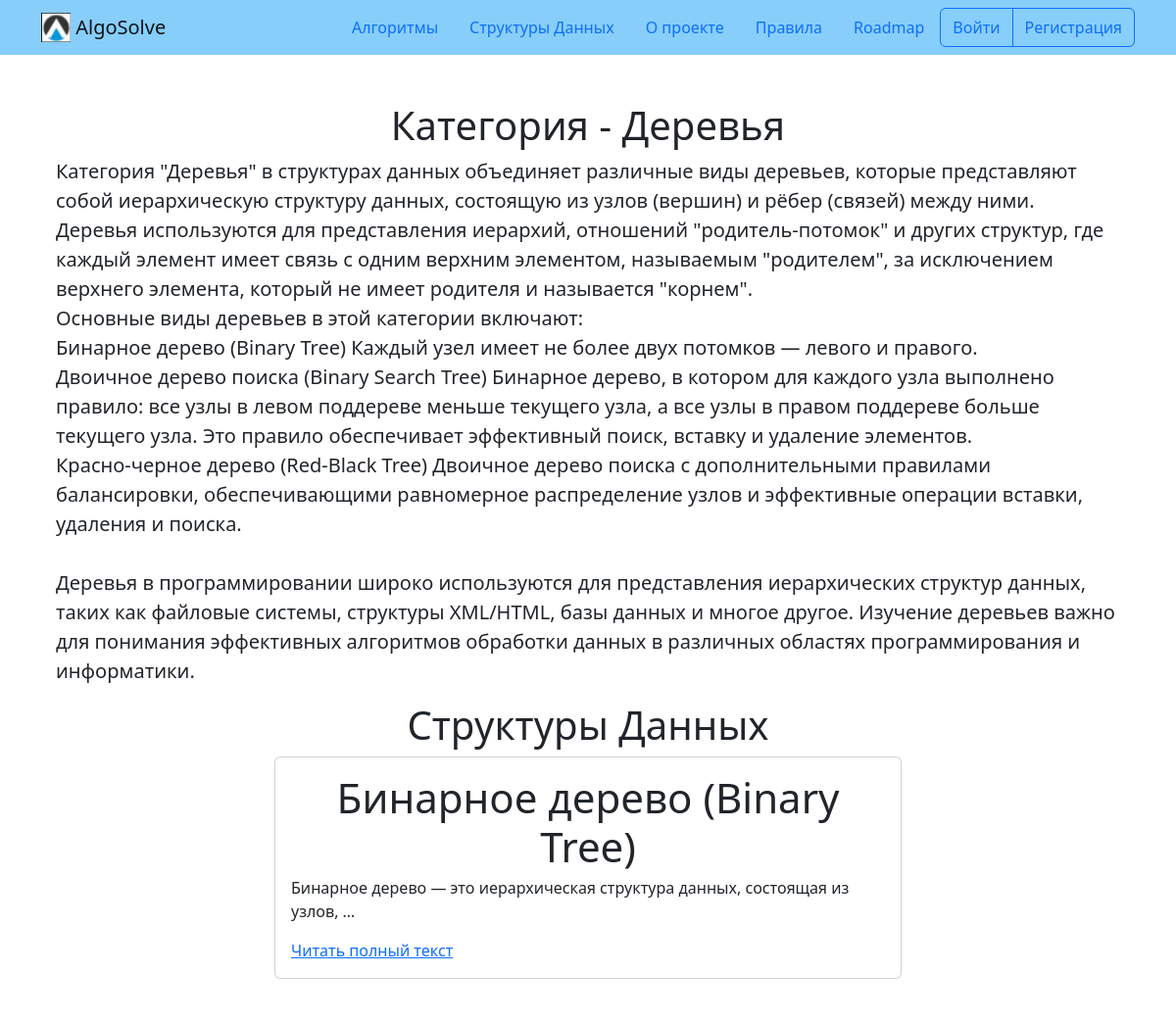
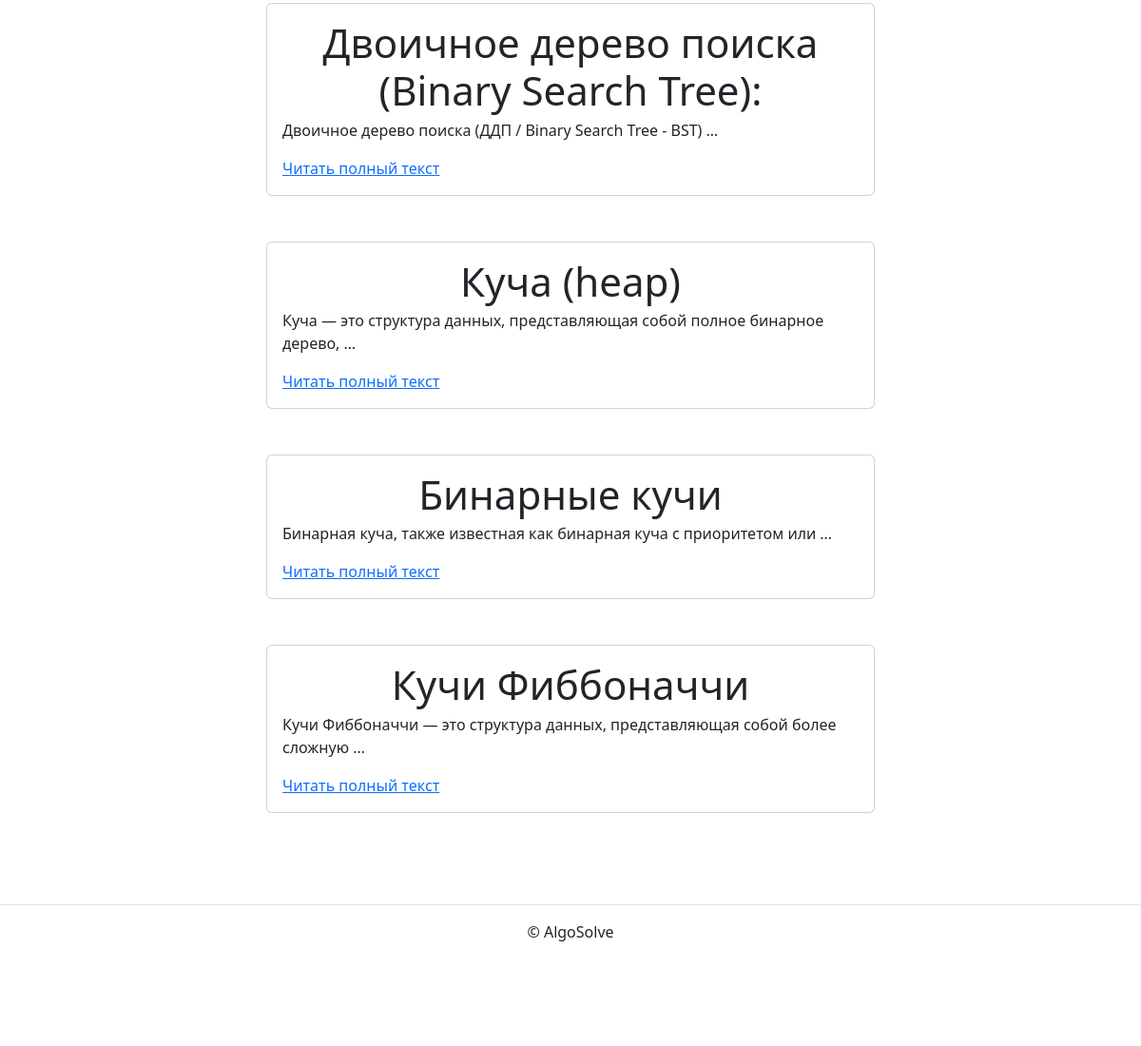
The page /data_structures/category_structure_detail/derevya/ on the database its author committed (2 pictures, top to bottom).
### structure/models.py (models this page shows, shortened)
class BaseModel(models.Model):
    is_published = models.BooleanField(
        default=True,
        verbose_name='Опубликовано',
        help_text='Снимите галочку, чтобы скрыть публикацию.'
    )
    created_at = models.DateTimeField(
        auto_now_add=True,
        verbose_name='Добавлено'
    )
    class Meta:
        abstract = True

class CategoryDateStructure(BaseModel):
    title = models.CharField(verbose_name='Название', max_length=256)
    description = models.TextField(verbose_name='Описание', max_length=10000)
    slug = models.SlugField(
        unique=True,
        blank=True,
        verbose_name='Идентификатор',
        help_text=('Идентификатор страницы для URL; '
                   'разрешены символы латиницы, цифры, дефис и подчёркивание.')
    )
    class Meta:
        verbose_name = 'категория'
        verbose_name_plural = 'Категории'

class DataStructure(BaseModel):
    category = models.ForeignKey(
        CategoryDateStructure,
        on_delete=models.SET_NULL,
        null=True,
        related_name='data_structures'
    )
    title = models.CharField(verbose_name='Название', max_length=256)
    description = models.TextField(verbose_name='Описание', max_length=10000)
    theory = models.TextField(verbose_name='Принцип работы', max_length=10000)
    realization = models.TextField(verbose_name='Реализация', max_length=10000)
    example = models.TextField(verbose_name='Пример работы', max_length=10000)
    slug = models.SlugField(
        unique=True,
        blank=True,
        verbose_name='Идентификатор',
        help_text=('Идентификатор страницы для URL; '
                   'разрешены символы латиницы, цифры, дефис и подчёркивание.')
    )
    class Meta:
        verbose_name = 'структура данных'
        verbose_name_plural = 'Структуры данных'

### structure/views.py (the view)
class CategoryDetailView(ListView):
    model = DataStructure
    template_name = 'data_structure/category.html'
    def get_queryset(self):
        qs = super().get_queryset()
        return qs.filter(category__slug=self.kwargs['category'])
    def get_context_data(self, **kwargs):
        context = super().get_context_data(**kwargs)
        context['category'] = get_object_or_404(CategoryDateStructure, slug=self.kwargs['category'])
        return context

### templates/data_structure/category.html (shortened to what this page needs)
{% extends "base.html" %}
{% block content %}
  <h1 class="text-center">Категория - {{ category.title }}</h1>
  <p class="col-12 offset-0 mb-3 lead text">{{ category.description|safe }}</p>
  <h1 class="text-center">Структуры Данных</h1>
  {% for data_structure in object_list %}
    <article class="mb-5">
      {% include "includes/post_card.html" %}
    </article>
  {% endfor %}
{% endblock %}

### templates/includes/post_card.html (shortened to what this page needs)
<div class="col d-flex justify-content-center">
  <div class="card" style="width: 40rem;">
    <div class="card-body">
      {% if '/algorithms/categories/' in request.path %}
        <h5 class="card-title">{{ category.title }}</h5>
        <h6 class="card-subtitle mb-2 text-muted">
          <small>
            {% if not category.is_published %}
              <p class="text-danger">Категория снят с публикации админом</p>
            {% endif %}
          </small>
        </h6>
        <p class="card-text">{{ category.description|truncatewords:10|safe }}</p>
        <a href="{% url 'algorithm:category_detail' category.slug %}" class="card-link">Читать полный текст</a>
      {% elif '/category_structure_detail/' in request.path %}
        <h5 class="card-title">{{ data_structure.title }}</h5>
        <p class="card-text">{{ data_structure.description|truncatewords:10|safe }}</p>
        <a href="{% url 'data_structure:data_structure_detail' category.slug data_structure.slug %}" class="card-link">Читать полный текст</a>
        {% endif %}
    </div>
  </div>
</div>

### static_dev/css/for_algorithm_detail.css (style rules this page uses)
.card-title { text-align: center; font-size: 42px; }

### rows shown on the page
CategoryDateStructure: title "Деревья", description "Категория \"Деревья\" в структурах данных объединяет различные виды деревьев, которые представляют собой иерархическую структуру данных, состоящую из узлов (вершин) и рёбер (связей) между ними. Деревья используются для представления иерархий, отношений \"родитель-потомок\" и других структур, где каждый элемент имеет связь с одним верхним элементом, называемым \"родителем\", за исключением верхнего элемента, который не имеет родителя и называется \"корнем\". Основные виды деревьев в этой категории включают: Бинарное дерево (Binary Tree) Каждый узел имеет не более двух потомков — левого и правого. Двоичное дерево поиска (Binary Search Tree) Бинарное дерево, в котором для каждого узла выполнено…"
DataStructure: title "Бинарное дерево (Binary Tree)", description "Бинарное дерево — это иерархическая структура данных, состоящая из узлов, …"
DataStructure: title "Двоичное дерево поиска (Binary Search Tree):", description "Двоичное дерево поиска (ДДП / Binary Search Tree - BST) …"
DataStructure: title "Куча (heap)", description "Куча — это структура данных, представляющая собой полное бинарное дерево, …"
DataStructure: title "Бинарные кучи", description "Бинарная куча, также известная как бинарная куча с приоритетом или …"
DataStructure: title "Кучи Фиббоначчи", description "Кучи Фиббоначчи — это структура данных, представляющая собой более сложную …"
